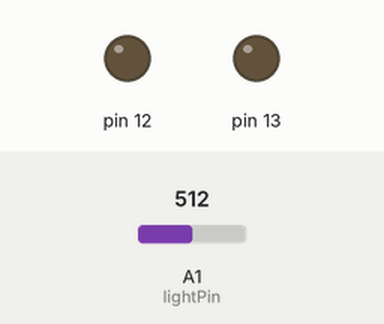
Simulated run of this sketch. Board: Arduino Uno, built with avr-gcc and run on an emulated ATmega328P. On the bench: output pins drawn as LEDs (lit = HIGH). Inputs (shaded band) come from the test bench; at power-on: A1 (lightPin) = 512.

Above: at 1.8 s.
1.9 s: A1 (lightPin) set to 356
3.4 s: A1 (lightPin) set to 322
At 5.0 s:
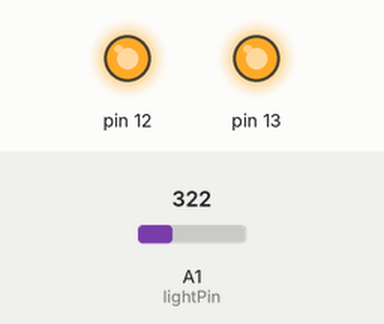
5.5 s: A1 (lightPin) set to 511
At 6.5 s:
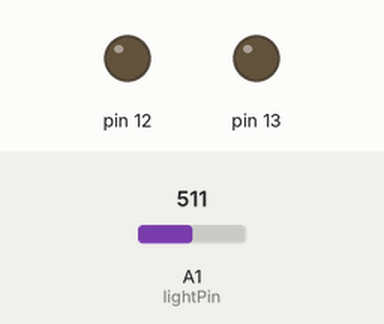
7.5 s: A1 (lightPin) set to 306
At 9.2 s:
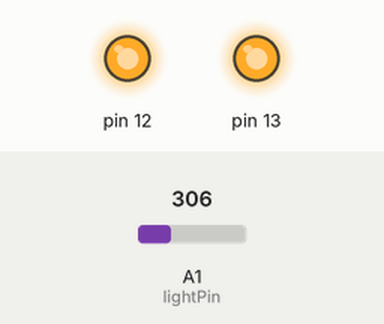
Timing chart, 0 to 10.5 s (numbered marks = the images above; inputs shaded):
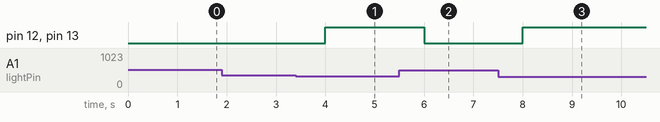

Measured:
- the behaviour switches between 341 and 340 on A1 (lightPin) (found by bisection; images 0 and 1)
- after the input at 1.9 s, every drawn part: stays the same
- after the input at 3.4 s, pin 12, pin 13: LOW → HIGH after 0.60 s
- after the input at 5.5 s, pin 12, pin 13: HIGH → LOW after 0.50 s
- after the input at 7.5 s, pin 12, pin 13: LOW → HIGH after 0.50 s

The sketch:

Class_4_Light_Sensor_modified.ino
```cpp
// (licence header left out)
int lightPin = A1; //The light sensor is plugged into pin A1 of the Arduino.
int data = 0;      //This will store the data from the sensor.

void setup() { //The Setup function runs once.
  Serial.begin(9600);
  pinMode(12,OUTPUT);
  pinMode(13,OUTPUT);
}

void loop() { //The loop function runs forever.
  data = analogRead(lightPin); //Read the value from the light sensor and store it in the lightData variable.
  data = map(data,0,1023,1,10);
  if(data < 4){
    digitalWrite(12,HIGH);
    digitalWrite(13,HIGH);
  }else{
    digitalWrite(12,LOW);
    digitalWrite(13,LOW);
  }

  delay(1000);           //Wait 1 second (1000mS) before running again.
}
```
